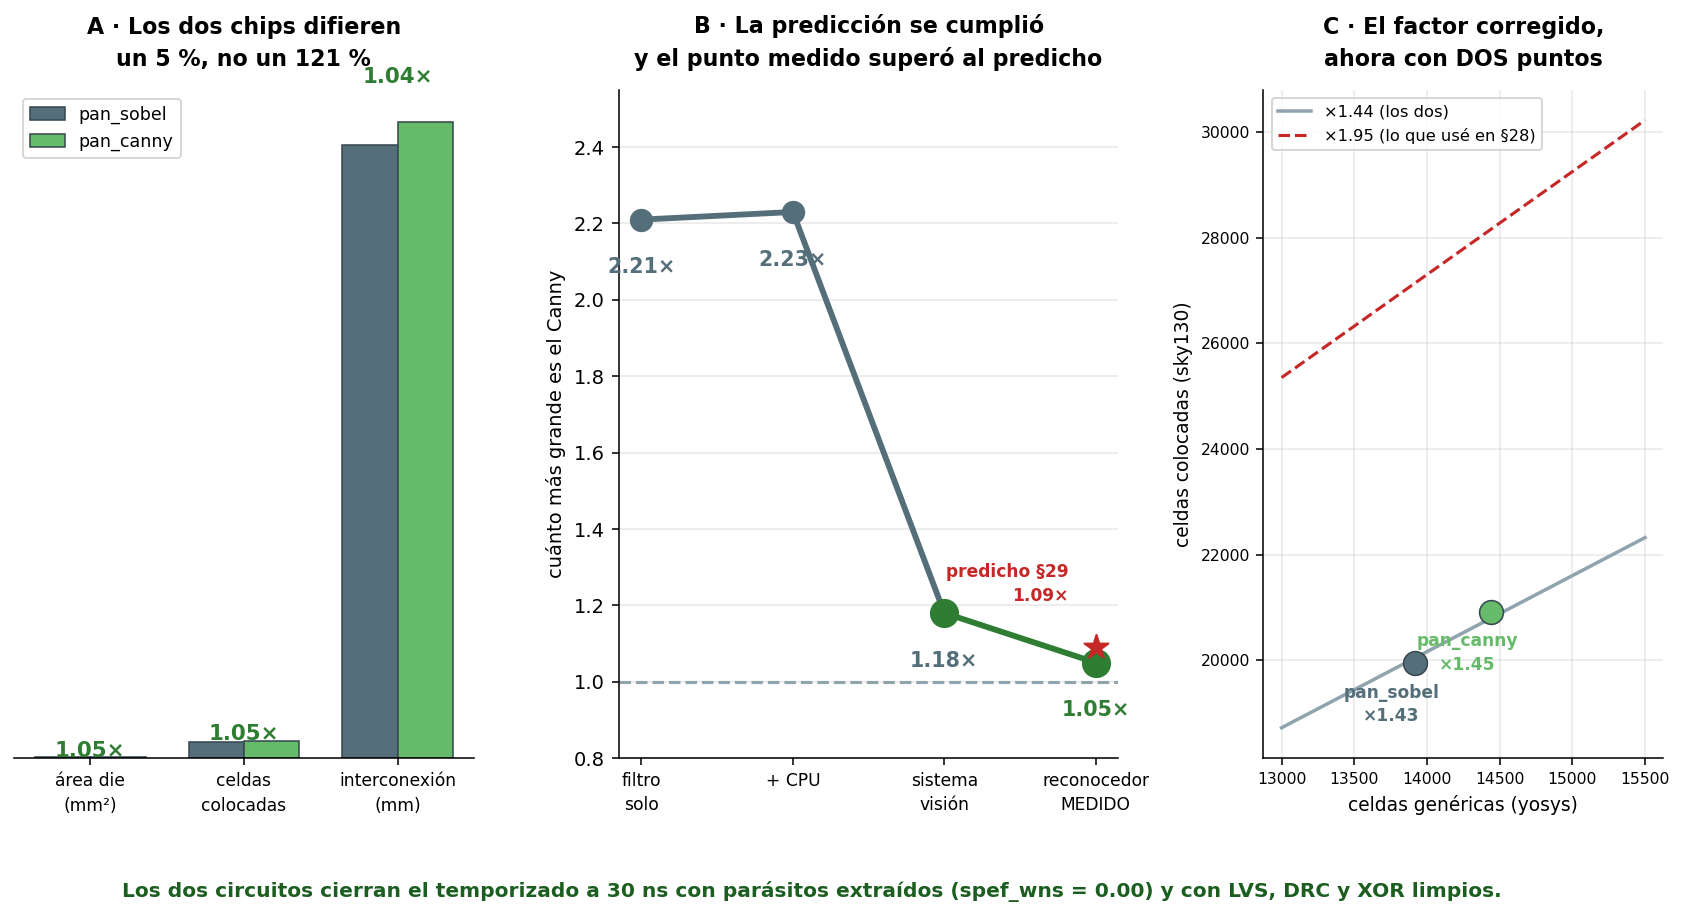

Write Python code to recreate this figure.
# === Cuaderno 2 · figura 39: los dos Pan Hablas, y la prediccion verificada ===
import numpy as np, matplotlib.pyplot as plt
from matplotlib.gridspec import GridSpec

fig = plt.figure(figsize=(15.2, 6.2))
gs = GridSpec(1, 3, figure=fig, width_ratios=[1.15, 1.25, 1], wspace=.32)

# ═══ A · los dos chips ═══
ax = fig.add_subplot(gs[0, 0])
M = [("área die\n(mm²)", .8452, .8903, 1), ("celdas\ncolocadas", 19949, 20921, 1000),
     ("interconexión\n(mm)", 745.264, 774.313, 1)]
x = np.arange(3); w = .36
ax.bar(x-w/2, [m[1]/m[3] for m in M], w, color="#546e7a", ec="#37474f", lw=.8, label="pan_sobel")
ax.bar(x+w/2, [m[2]/m[3] for m in M], w, color="#66bb6a", ec="#37474f", lw=.8, label="pan_canny")
for i,m in enumerate(M):
    ax.text(i, max(m[1],m[2])/m[3]*1.06, f"{m[2]/m[1]:.2f}×", ha="center",
            fontsize=11, weight="bold", color="#2e7d32")
ax.set_xticks(x); ax.set_xticklabels([m[0] for m in M], fontsize=8.8, linespacing=1.5)
ax.set_yticks([]); ax.legend(fontsize=9)
for s in ("top","right","left"): ax.spines[s].set_visible(False)
ax.set_title("A · Los dos chips difieren\nun 5 %, no un 121 %",
             fontsize=11.4, weight="bold", pad=12, linespacing=1.5)

# ═══ B · la dilucion, con el punto medido ═══
ax = fig.add_subplot(gs[0, 1])
NIV = ["filtro\nsolo", "+ CPU", "sistema\nvisión", "reconocedor\nMEDIDO"]
F   = [2.21, 2.23, 1.18, 1.05]
ax.plot(range(3), F[:3], "o-", color="#546e7a", lw=3.0, ms=11, zorder=3)
ax.plot([2,3], F[2:], "o-", color="#2e7d32", lw=3.0, ms=14, zorder=4)
ax.scatter([3],[1.09], s=170, marker="*", color="#c62828", zorder=5)
ax.annotate("predicho §29\n1.09×", (3,1.09), textcoords="offset points", xytext=(-14,24),
            fontsize=8.8, color="#c62828", weight="bold", ha="right", linespacing=1.4)
for i,v in enumerate(F):
    ax.text(i, v-.14, f"{v:.2f}×", ha="center", fontsize=10.6, weight="bold",
            color="#2e7d32" if i==3 else "#546e7a")
ax.axhline(1.0, color="#90a4ae", lw=1.6, ls="--")
ax.set_xticks(range(4)); ax.set_xticklabels(NIV, fontsize=8.8, linespacing=1.45)
ax.set_ylabel("cuánto más grande es el Canny", fontsize=10)
ax.set_ylim(.80, 2.55); ax.grid(axis="y", alpha=.28)
for s in ("top","right"): ax.spines[s].set_visible(False)
ax.set_title("B · La predicción se cumplió\ny el punto medido superó al predicho",
             fontsize=11.4, weight="bold", pad=12, linespacing=1.5)

# ═══ C · el factor, con dos puntos ═══
ax = fig.add_subplot(gs[0, 2])
P = [("pan_sobel", 13915, 19949, "#546e7a"), ("pan_canny", 14439, 20921, "#66bb6a")]
for n,g,c,col in P:
    ax.scatter([g],[c], s=150, color=col, zorder=4, ec="#37474f", lw=.8)
    ax.annotate(f"{n}\n×{c/g:.2f}", (g,c), textcoords="offset points", xytext=(-12,-30),
                fontsize=8.8, color=col, weight="bold", ha="center", linespacing=1.4)
gg = np.linspace(13000, 15500, 20)
ax.plot(gg, gg*1.44, "-", color="#90a4ae", lw=1.8, label="×1.44 (los dos)")
ax.plot(gg, gg*1.95, "--", color="#c62828", lw=1.6, label="×1.95 (lo que usé en §28)")
ax.set_xlabel("celdas genéricas (yosys)", fontsize=9.6)
ax.set_ylabel("celdas colocadas (sky130)", fontsize=9.6)
ax.grid(alpha=.28); ax.legend(fontsize=8.4, loc="upper left")
ax.tick_params(labelsize=8)
for s in ("top","right"): ax.spines[s].set_visible(False)
ax.set_title("C · El factor corregido,\nahora con DOS puntos",
             fontsize=11.4, weight="bold", pad=12, linespacing=1.5)

fig.text(.5, -.05, "Los dos circuitos cierran el temporizado a 30 ns con parásitos extraídos "
         "(spef_wns = 0.00) y con LVS, DRC y XOR limpios.",
         ha="center", fontsize=10.4, weight="bold", color="#1b5e20")
plt.savefig("fig_pan_pareja.png", dpi=140, bbox_inches="tight")
print("ok")
